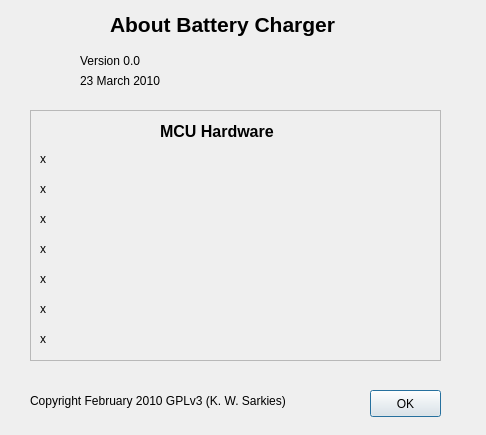
<?xml version="1.0" encoding="UTF-8"?>
<ui version="4.0">
 <class>BatteryChargerAboutDialogue</class>
 <widget class="QDialog" name="BatteryChargerAboutDialogue">
  <property name="geometry">
   <rect>
    <x>0</x>
    <y>0</y>
    <width>486</width>
    <height>435</height>
   </rect>
  </property>
  <property name="windowTitle">
   <string>Data Acquisition and Control</string>
  </property>
  <widget class="QLabel" name="title">
   <property name="geometry">
    <rect>
     <x>110</x>
     <y>10</y>
     <width>271</width>
     <height>28</height>
    </rect>
   </property>
   <property name="font">
    <font>
     <pointsize>16</pointsize>
     <weight>75</weight>
     <bold>true</bold>
    </font>
   </property>
   <property name="text">
    <string>About Battery Charger</string>
   </property>
  </widget>
  <widget class="QPushButton" name="closeButton">
   <property name="geometry">
    <rect>
     <x>370</x>
     <y>390</y>
     <width>71</width>
     <height>27</height>
    </rect>
   </property>
   <property name="text">
    <string>OK</string>
   </property>
  </widget>
  <widget class="QFrame" name="frame">
   <property name="geometry">
    <rect>
     <x>30</x>
     <y>110</y>
     <width>411</width>
     <height>251</height>
    </rect>
   </property>
   <property name="frameShape">
    <enum>QFrame::StyledPanel</enum>
   </property>
   <property name="frameShadow">
    <enum>QFrame::Raised</enum>
   </property>
   <widget class="QLabel" name="cpuFreqLabel">
    <property name="geometry">
     <rect>
      <x>10</x>
      <y>100</y>
      <width>151</width>
      <height>18</height>
     </rect>
    </property>
    <property name="text">
     <string>x</string>
    </property>
   </widget>
   <widget class="QLabel" name="cpuTypeLabel">
    <property name="geometry">
     <rect>
      <x>10</x>
      <y>70</y>
      <width>151</width>
      <height>18</height>
     </rect>
    </property>
    <property name="text">
     <string>x</string>
    </property>
   </widget>
   <widget class="QLabel" name="boardIDLabel">
    <property name="geometry">
     <rect>
      <x>10</x>
      <y>40</y>
      <width>161</width>
      <height>18</height>
     </rect>
    </property>
    <property name="text">
     <string>x</string>
    </property>
   </widget>
   <widget class="QLabel" name="mcuTitleLabel">
    <property name="geometry">
     <rect>
      <x>130</x>
      <y>10</y>
      <width>141</width>
      <height>22</height>
     </rect>
    </property>
    <property name="font">
     <font>
      <pointsize>12</pointsize>
      <weight>75</weight>
      <bold>true</bold>
     </font>
    </property>
    <property name="text">
     <string>MCU Hardware</string>
    </property>
   </widget>
   <widget class="QLabel" name="channelALabel">
    <property name="geometry">
     <rect>
      <x>10</x>
      <y>130</y>
      <width>261</width>
      <height>18</height>
     </rect>
    </property>
    <property name="text">
     <string>x</string>
    </property>
   </widget>
   <widget class="QLabel" name="channelBLabel">
    <property name="geometry">
     <rect>
      <x>10</x>
      <y>160</y>
      <width>271</width>
      <height>18</height>
     </rect>
    </property>
    <property name="text">
     <string>x</string>
    </property>
   </widget>
   <widget class="QLabel" name="channelCLabel">
    <property name="geometry">
     <rect>
      <x>10</x>
      <y>190</y>
      <width>271</width>
      <height>18</height>
     </rect>
    </property>
    <property name="text">
     <string>x</string>
    </property>
   </widget>
   <widget class="QLabel" name="channelDLabel">
    <property name="geometry">
     <rect>
      <x>10</x>
      <y>220</y>
      <width>271</width>
      <height>18</height>
     </rect>
    </property>
    <property name="text">
     <string>x</string>
    </property>
   </widget>
  </widget>
  <widget class="QLabel" name="versionLabel">
   <property name="geometry">
    <rect>
     <x>80</x>
     <y>50</y>
     <width>321</width>
     <height>21</height>
    </rect>
   </property>
   <property name="text">
    <string>Version 0.0</string>
   </property>
  </widget>
  <widget class="QLabel" name="dateLabel">
   <property name="geometry">
    <rect>
     <x>80</x>
     <y>70</y>
     <width>121</width>
     <height>21</height>
    </rect>
   </property>
   <property name="text">
    <string>23 March 2010</string>
   </property>
  </widget>
  <widget class="QLabel" name="copyrightLabel">
   <property name="geometry">
    <rect>
     <x>30</x>
     <y>390</y>
     <width>321</width>
     <height>21</height>
    </rect>
   </property>
   <property name="text">
    <string>Copyright February 2010 GPLv3 (K. W. Sarkies)</string>
   </property>
  </widget>
 </widget>
 <resources/>
 <connections/>
</ui>
